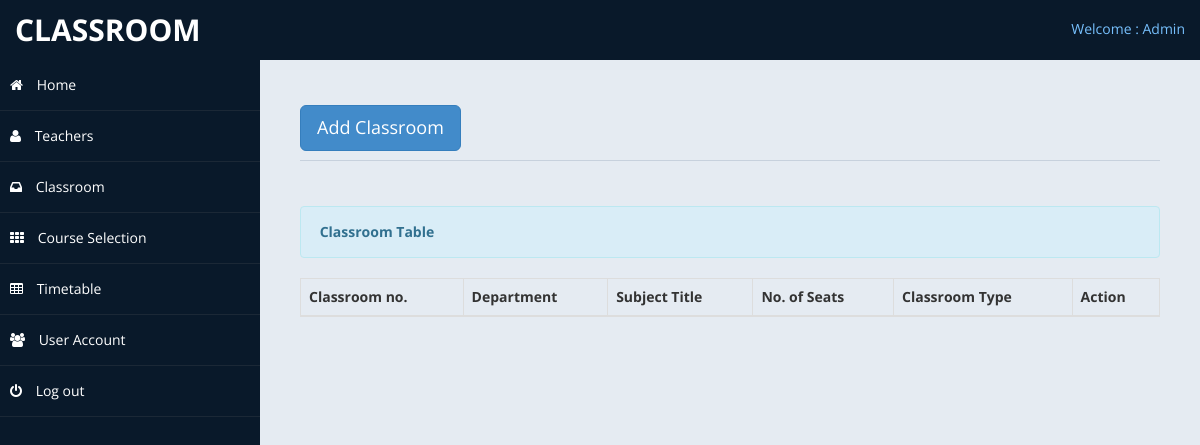
The app's page /forclassroom.php (signed in), older data.
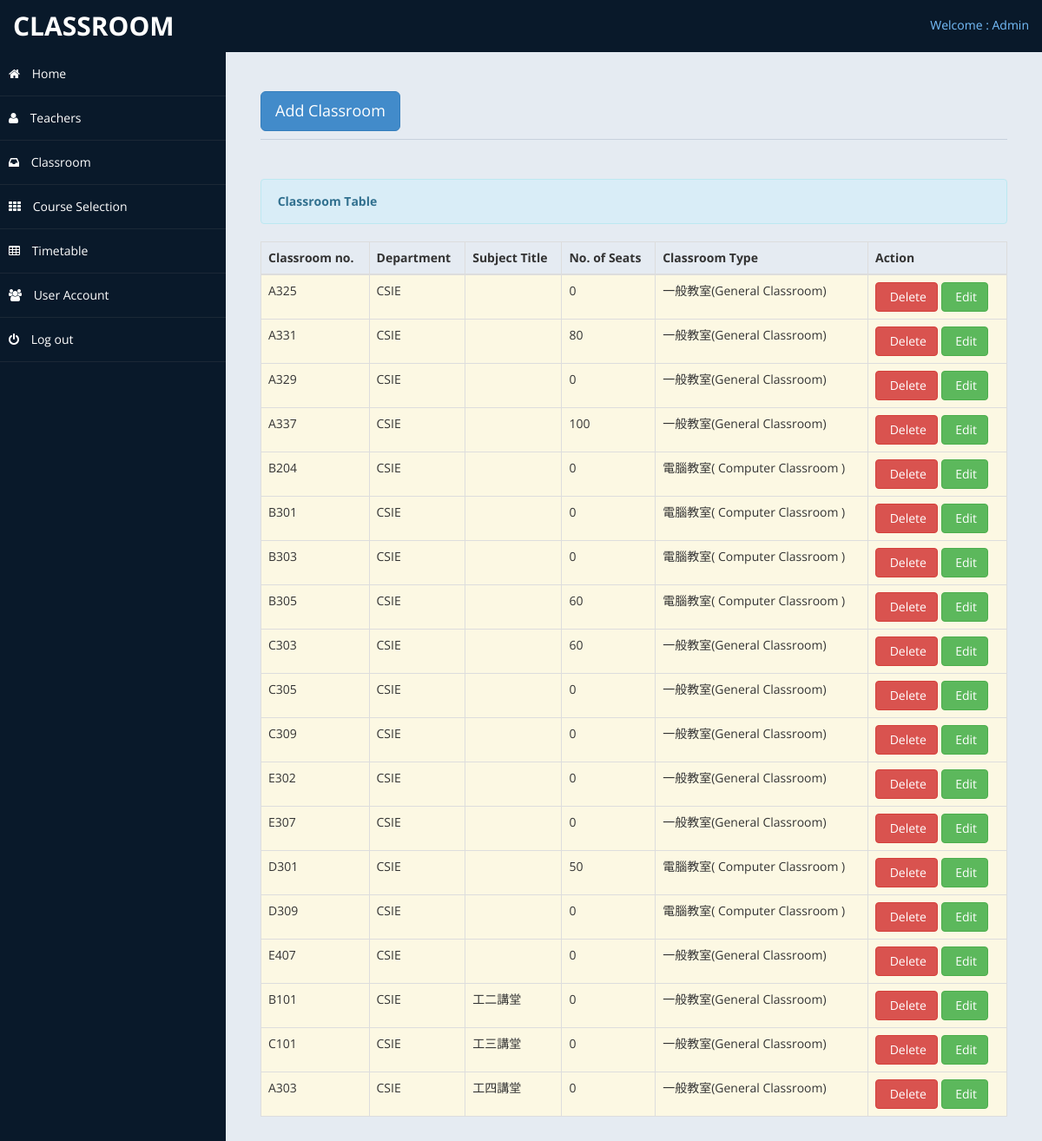
The same page, newer data.
### tables this page shows
CREATE TABLE if not exists `classroom` (
  `classroomid` int AUTO_INCREMENT PRIMARY KEY,
  `classroom_no` varchar(255) NOT NULL,
  `classroom_dept` varchar(255) NOT NULL,
  `classroom_desc` varchar(255) NOT NULL,
  `classroom_no_seat` int NOT NULL,
  `classroom_type` int NOT NULL
);

### forclassroom.php (the view, shortened to what this page needs)
<?php include ('header.php');?>
<body>
    <div id="wrapper">
        <nav class="navbar navbar-default top-navbar" role="navigation">
            <div class="navbar-header">
                <a class="navbar-brand" href="#	">Classroom</a>
            </div>
            <ul class="nav navbar-top-links navbar-right">
                <li class="dropdown">
                    <a class="dropdown-toggle" data-toggle="dropdown" href="#" aria-expanded="false">
					  Welcome : Admin
                    </a>
                </li>
            </ul>
        </nav>
       <?php include ('nav_sidebar3.php');?>
        <div id="page-wrapper" >
            <div id="page-inner">
			 <div class="row">
                    <div class="col-md-12">
                        <h1 class="page-header">
							 <button class="btn btn-primary btn-lg" data-toggle="modal" data-target="#myModal">
                              Add Classroom
                            </button>
                        </h1>
						<div class="hero-unit-table">
                            <table class="table table-striped table-bordered table-hover" id="dataTables-example">
                                <div class="alert alert-info">
                                    <strong><i class="icon-user icon-large"></i>&nbsp;Classroom Table</strong>
                                </div>
                                <thead>
                                    <tr>
                                        <th>Classroom no.</th>
                                        <th>Department</th>
                                        <th>Subject Title</th>
                                        <th>No. of Seats</th>
                                        <th>Classroom Type</th>
                                        <th>Action</th>
                                    </tr>
                                </thead>
                                <tbody>
                                    <?php include('connect.php');
                                        $query = $conn -> query( "select * from classroom" ) ;
                                        $r = $query -> fetchAll( PDO::FETCH_ASSOC ) ;
                                        foreach( $r as $data ):
                                    ?>
                                        <tr class="warning">
                                            <td><?php echo $data['classroom_no'] ?></td>
                                            <td><?php echo $data['classroom_dept'] ?></td>
                                            <td><?php echo $data['classroom_desc'] ?></td>
                                            <td><?php echo $data['classroom_no_seat'] ?></td>
                                            <td><?php if( $data['classroom_type'] == 1 ) echo '電腦教室( Computer Classroom )' ; else if( $data['classroom_type'] == 0 ) echo '一般教室(General Classroom)'; ?></td>
                                            <td width="160" >
                                                <a value = "<?php echo $data['classroomid'] ?>" onclick="delete_classroom(this);" data-toggle="modal" class="btn btn-danger"><i class="icon-trash icon-large"></i>&nbsp;Delete</a>
                                                <a value = "<?php echo $data['classroomid'] ?>" onclick="edit_classroom(this);" class="btn btn-success" role="botton"><i class="icon-pencil icon-large"></i>&nbsp;Edit</a>
                                            </td>
                                    </tr>
                                    <?php endforeach;
                                    ?>
                                </tbody>
                            </table>
                        </div>
                    </div>
                </div>
				</div>
            </div>
        </div>
</body>
</html>

### header.php (shortened to what this page needs)
<!DOCTYPE html>
<html xmlns="http://www.w3.org/1999/xhtml">
<head>
    <link href="assets/css/bootstrap.css" rel="stylesheet" />
    <link href="assets/css/font-awesome.css" rel="stylesheet" />
    <link href="assets/css/custom-styles.css" rel="stylesheet" />
    <link href="assets/css/bootstrap.css" rel="stylesheet" />
    <link href="assets/css/font-awesome.css" rel="stylesheet" />
    <link href="assets/css/custom-styles.css" rel="stylesheet" />
    <link href="assets/js/dataTables/dataTables.bootstrap.css" rel="stylesheet" />
</head>

### nav_sidebar3.php (shortened to what this page needs)
<nav class="navbar-default navbar-side" role="navigation">
            <div class="sidebar-collapse">
                <ul class="nav" id="main-menu">
					 <li>
                        <a href="home3.php"><i class="fa fa-home"></i> Home </a>
                    </li>
                    <li>
                        <a href="forteacher.php"><i class="fa fa-user"></i> Teachers </a>
                    </li>
                    <li>
                        <a href="forclassroom.php"><i class="fa fa-inbox"></i> Classroom </a>
                    </li>
                    <li>
                        <a href="forcourseselection.php"><i class="fa fa-th"></i> Course Selection </a>
                    </li>
					<li>
                        <a href="forschedule.php"><i class="fa fa-table"></i> Timetable </a>
                    </li>
					<li>
                        <a href="foruser.php"><i class="fa fa-users"></i> User Account </a>
                    </li>
					   <li>
                        <a href="logout.php"><i class="fa fa-power-off"></i> Log out </a>
                    </li>
                </ul>
            </div>
        </nav>

### assets/css/custom-styles.css (style rules this page uses)
body { font-family: 'Open Sans', sans-serif; }
#wrapper { width: 100%; background:#09192A; }
#page-wrapper { padding: 15px 15px; min-height: 600px; background:#E5EBF2; }
#page-inner { width:100%; margin:10px 20px 10px 0px; background-color:transparent; padding:10px; min-height:1200px; }
h1, .h1, h2, .h2, h3, .h3 { margin-top: 7px; margin-bottom: -5px; }
.page-header { padding-bottom: 9px; margin: 10px 0 45px; border-bottom: 1px solid #C7D1DD; }
.top-navbar { margin:0px; }
.top-navbar .navbar-brand { color: #fff; width: 260px; text-align: left; height: 60px; font-size: 30px; font-weight: 700; text-transform: uppercase; line-height: 30px; }
.top-navbar .nav > li { position: relative; display: inline-block; }
.top-navbar .nav > li > a { position: relative; display: block; padding: 19px 15px; color: #77C0FD; }
.sidebar-collapse , .sidebar-collapse .nav { background:none; }
.sidebar-collapse .nav { padding:0; }
.sidebar-collapse .nav > li > a { color:#fff; background:transparent; text-shadow:none; }
.sidebar-collapse > .nav > li > a { padding:15px 10px; }
.sidebar-collapse > .nav > li { border-bottom: 1px solid rgba(107, 108, 109, 0.19); }
.navbar-side { border:none; background-color: transparent; }
.top-navbar { background:#09192A; border-bottom:none; }
.navbar-default { border:0px solid black; }
.navbar-header { background: #09192A; }
.nav > li > a > i { margin-right:10px; }
@media (min-width:768px) { #page-wrapper { margin: 0 0 0 260px; padding: 15px 30px; min-height: 1200px; } }
@media (min-width:768px) { .navbar-side { z-index: 1; position: absolute; width: 260px; } }
@media (min-width:768px) { .navbar { border-radius: 0px; } }

Row changes from the older to the newer data that the page shows:
added classroom: classroom_no "A325", classroom_dept "CSIE", classroom_no_seat "0", classroom_type "一般教室(General Classroom)", $data['classroomid'] 1 (drawn)
added classroom: classroom_no "A331", classroom_dept "CSIE", classroom_no_seat "80", classroom_type "一般教室(General Classroom)", $data['classroomid'] 2 (drawn)
added classroom: classroom_no "A329", classroom_dept "CSIE", classroom_no_seat "0", classroom_type "一般教室(General Classroom)", $data['classroomid'] 3 (drawn)
added classroom: classroom_no "A337", classroom_dept "CSIE", classroom_no_seat "100", classroom_type "一般教室(General Classroom)", $data['classroomid'] 4 (drawn)
added classroom: classroom_no "B204", classroom_dept "CSIE", classroom_no_seat "0", classroom_type "電腦教室( Computer Classroom )", $data['classroomid'] 5 (drawn)
added classroom: classroom_no "B301", classroom_dept "CSIE", classroom_no_seat "0", classroom_type "電腦教室( Computer Classroom )", $data['classroomid'] 6 (drawn)
added classroom: classroom_no "B303", classroom_dept "CSIE", classroom_no_seat "0", classroom_type "電腦教室( Computer Classroom )", $data['classroomid'] 7 (drawn)
added classroom: classroom_no "B305", classroom_dept "CSIE", classroom_no_seat "60", classroom_type "電腦教室( Computer Classroom )", $data['classroomid'] 8 (drawn)
added classroom: classroom_no "C303", classroom_dept "CSIE", classroom_no_seat "60", classroom_type "一般教室(General Classroom)", $data['classroomid'] 9 (drawn)
added classroom: classroom_no "C305", classroom_dept "CSIE", classroom_no_seat "0", classroom_type "一般教室(General Classroom)", $data['classroomid'] 10 (drawn)
added classroom: classroom_no "C309", classroom_dept "CSIE", classroom_no_seat "0", classroom_type "一般教室(General Classroom)", $data['classroomid'] 11 (drawn)
added classroom: classroom_no "E302", classroom_dept "CSIE", classroom_no_seat "0", classroom_type "一般教室(General Classroom)", $data['classroomid'] 12 (drawn)
added classroom: classroom_no "E307", classroom_dept "CSIE", classroom_no_seat "0", classroom_type "一般教室(General Classroom)", $data['classroomid'] 13 (drawn)
added classroom: classroom_no "D301", classroom_dept "CSIE", classroom_no_seat "50", classroom_type "電腦教室( Computer Classroom )", $data['classroomid'] 14 (drawn)
added classroom: classroom_no "D309", classroom_dept "CSIE", classroom_no_seat "0", classroom_type "電腦教室( Computer Classroom )", $data['classroomid'] 15 (drawn)
added classroom: classroom_no "E407", classroom_dept "CSIE", classroom_no_seat "0", classroom_type "一般教室(General Classroom)", $data['classroomid'] 16 (drawn)
added classroom: classroom_no "B101", classroom_dept "CSIE", classroom_desc "工二講堂", classroom_no_seat "0", classroom_type "一般教室(General Classroom)", $data['classroomid'] 17 (drawn)
added classroom: classroom_no "C101", classroom_dept "CSIE", classroom_desc "工三講堂", classroom_no_seat "0", classroom_type "一般教室(General Classroom)", $data['classroomid'] 18 (drawn)
added classroom: classroom_no "A303", classroom_dept "CSIE", classroom_desc "工四講堂", classroom_no_seat "0", classroom_type "一般教室(General Classroom)", $data['classroomid'] 19 (drawn)
